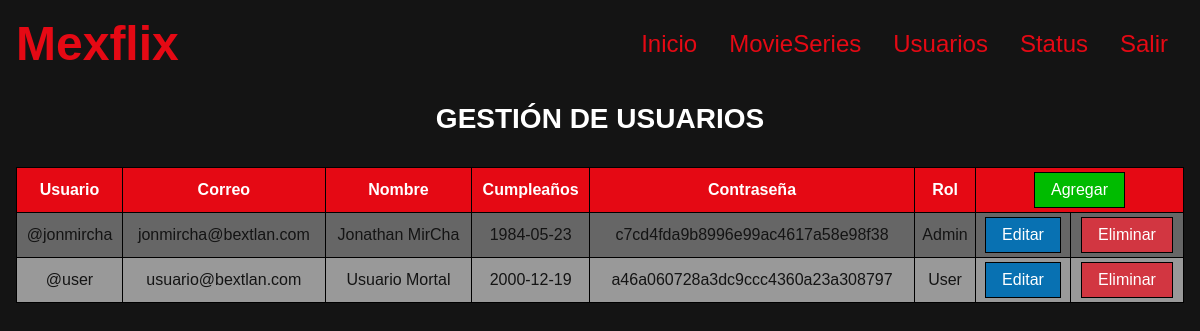
The page /Mexflix/usuarios (signed in) on the database its author committed.
### tables this page shows
CREATE TABLE USERS(
	user VARCHAR(15) PRIMARY KEY,
	email VARCHAR(80) UNIQUE NOT NULL, 
	name VARCHAR(100) NOT NULL,
	birthday DATE NOT NULL,
	pass CHAR(32) NOT NULL, 
	role ENUM('Admin', 'User') NOT NULL 
);

### Mexflix/controllers/ViewController.php (called while the page is built, shortened)
<?php
class ViewController {
	private static $view_path = './views/';
	public function load_view($view) {
		require_once( self::$view_path . 'header.php' );
		require_once( self::$view_path . $view . '.php' );
		require_once( self::$view_path . 'footer.php' );
	}
}

### Mexflix/index.php (called while the page is built, shortened)
<?php
require_once('./controllers/Autoload.php');
$route = isset($_GET['r']) ? $_GET['r'] : 'home';
$mexflix = new Router($route);

### Mexflix/controllers/Autoload.php (called while the page is built, shortened)
<?php
class Autoload
{
	public function __construct()
	{
		spl_autoload_register(function ($class_name){
			$models_path = './models/' . $class_name . '.php';
			$controllers_path = './controllers/' . $class_name . '.php';
		});
	}
}

### Mexflix/controllers/UsersController.php (called while the page is built, shortened)
<?php
class UsersController {
	private $model;
	public function __construct() {
		$this->model = new UsersModel();
	}
	public function get( $user_id = '' ) {
		return $this->model->get($user_id);
	}
}

### Mexflix/models/Model.php (called while the page is built, shortened)
<?php
abstract class Model {
	private static $db_host = 'localhost';
	private static $db_user = 'root';
	private static $db_pass = '';
	private static $db_name = 'mexflix';
	private static $db_charset = 'utf8';
	private $conn;
	protected $query;
	protected $rows = array();
	private function db_open() {
		$this->conn = new mysqli(
			self::$db_host,
			self::$db_user,
			self::$db_pass,
			self::$db_name
		);
		$this->conn->set_charset(self::$db_charset);
	}
	protected function get_query() {
		$result = $this->conn->query($this->query);
		while( $this->rows[] = $result->fetch_assoc() );
		return array_pop($this->rows);
	}
}

### Mexflix/models/UsersModel.php (called while the page is built, shortened)
<?php
class UsersModel extends Model {
	public function get( $user = '' ) {
		$this->query = ($user != '')
			?"SELECT * FROM users WHERE user = '$user'"
			:"SELECT * FROM users";
		$this->get_query();
		$data = array();
		foreach ($this->rows as $key => $value) {
			array_push($data, $value);
		}
		return $data;
	}
}

### Mexflix/views/users.php (the view)
<?php
print('<h2 class="p1">GESTIÓN DE USUARIOS</h2>');
$users_controller = new UsersController();
$users = $users_controller->get();
if( empty($users) ) {
	print( '
		<div class="container">
			<p class="item  error">No hay Usuarios</p>
		</div>
	');
} else {
	$template_users = '
	<div class="item">
		<table>
			<tr>
				<th>Usuario</th>
				<th>Correo</th>
				<th>Nombre</th>
				<th>Cumpleaños</th>
				<th>Contraseña</th>
				<th>Rol</th>
				<th colspan="2">
					<form method="POST">
						<input type="hidden" name="r" value="user-add">
						<input class="button  add" type="submit" value="Agregar">
					</form>
				</th>
			</tr>';
	for ($n=0; $n < count($users); $n++) {
		$template_users .= '
			<tr>
				<td>' . $users[$n]['user'] . '</td>
				<td>' . $users[$n]['email'] . '</td>
				<td>' . $users[$n]['name'] . '</td>
				<td>' . $users[$n]['birthday'] . '</td>
				<td>' . $users[$n]['pass'] . '</td>
				<td>' . $users[$n]['role'] . '</td>
				<td>
					<form method="POST">
						<input type="hidden" name="r" value="user-edit">
						<input type="hidden" name="user" value="' . $users[$n]['user'] . '">
						<input class="button  edit" type="submit" value="Editar">
					</form>
				</td>
				<td>
					<form method="POST">
						<input type="hidden" name="r" value="user-delete">
						<input type="hidden" name="user" value="' . $users[$n]['user'] . '">
						<input class="button  delete" type="submit" value="Eliminar">
					</form>
				</td>
			</tr>
		';
	}
	$template_users .= '
		</table>
	</div>
	';
	print($template_users);
}

### Mexflix/public/css/mexflix.css (style rules this page uses)
html { background-color: #141414; color: #FFF; }
input, textarea, select { color: #141414; }
table { width:100%; color: #141414; }
table td, table th { padding: .25rem; }
table tr:first-child { background-color: #E50914; color: #FFF; }
table tr:nth-child(even) { background-color: #666; }
table tr:nth-child(odd):not(:first-child) { background-color: #999; }
.button { padding: .5rem 1rem; background-color: #E50914; color: #FFF; cursor: pointer; }
.add { background-color: #0B0; }
.edit { background-color: #0871B2; }
.delete { background-color: #D23641; }

### rows shown on the page
users: user "@jonmircha", email "jonmircha@bextlan.com", name "Jonathan MirCha", birthday "1984-05-23", pass "c7cd4fda9b8996e99ac4617a58e98f38", role "Admin"
users: user "@user", email "usuario@bextlan.com", name "Usuario Mortal", birthday "2000-12-19", pass "a46a060728a3dc9ccc4360a23a308797", role "User"
